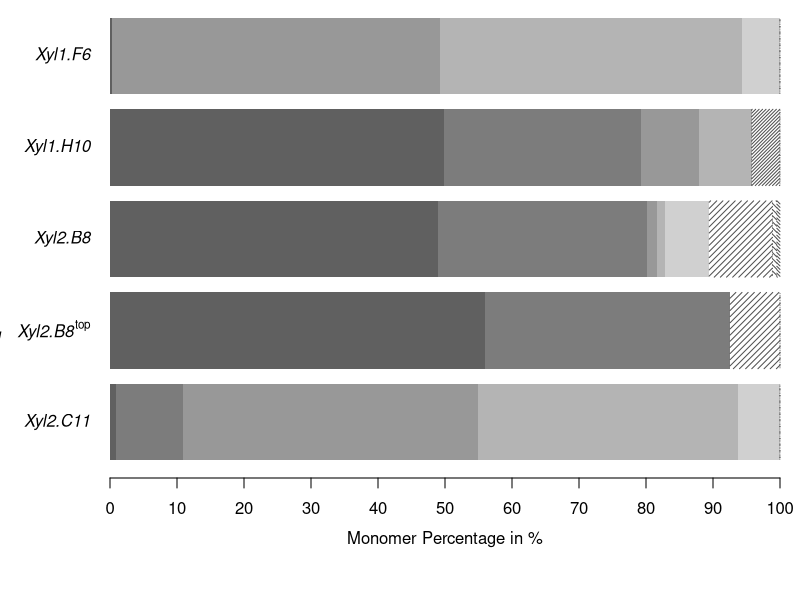

This figure's R source:
# # # # # # # # # # # # # # # # # # # # 
# Generate graphs of EPS aldose monomer composition
# LCH-PF, Strain Selection, four remaining strains
# # # # # # # # # # # # # # # # # # # # 

# # # # # # # # # # # # # # # # # # # # 
# Input data
#
# lpssd = LCH-PF Strain Selection Data
lpssd <- read.table('scm0-results.csv', sep = ';', header = TRUE, row.names = 1, nrows = 6)

# # # # # # # # # # # # # # # # # # # # 
# Process data
# Transpose the input
lpssd <- t(lpssd)

# ro = row order
# Glc, Man, Rha, Gal, GlcUA, GlcN, Rib, GalN, GlcNAc
# Reasoning
# Stack from top to bottom and start with most frequently found monomer
# Important: This does _not_ mean "most abundant".
# E. g. Glc goes first, because it is present in 5/5 polymers,
# then comes Man, present in only 4/5 polymers, ...
# If the amounts are the same, alphabetical order is used
ro = c(8, 1, 5, 9, 2, 3, 4, 6, 7)

# Calculate percentages
lpssd <- round(100 * lpssd / rep(colSums(lpssd), each = nrow(lpssd)),2)

# # # # # # # # # # # # # # # # # # # # 
# Output graph
#
# R dimensions are in fucked-up units; 1 inch approx. 2.53 cm
svg('../../../fig/strain_scm0.svg', width = 13.9/2.53, height = 6/2.53, pointsize = 9)
# paragraph
# 	margin (bottom, left, top, right),
# 	margin (axis title, axis labels, axis line)
par(mar = c(6.1, 5.5, 0, 1), mgp = c(2.5, 1, 0))

# Plot variables
# Colours to use
ctu = c("#606060", "#7C7C7C", "#989898", "#B4B4B4", "#D0D0D0", "#505050", "#505050", "#505050", "#505050")
# Densities to use (for hatched fill bars per inch); -1 = no hatched fill
dtu = c(-1, -1, -1, -1, -1, 23, 41, 23, 41)
# Angles to use (for hatched fill); 0 = ---; 45 = /; -45 = \
atu = c(0, 0, 0, 0, 0, 45, 45, -45, -45)

# Legend variables
# Horizontal legend is only possibly using columns such that 9 items in 2 rows are laid out like:
# 1 3 5 6 7 9
# 2 4 6 8       <-- shit
# New order: 1, 6, 2, 7, 3, 8, 4, 9, 5
lctu = c(ctu[1], "#505050", "#7C7C7C", "#505050", "#989898", "#505050", "#B4B4B4", "#505050", "#D0D0D0")
ldtu = c(-1, 23, -1, 41, -1, 23, -1, 41, -1)
latu = c(0, 45, 0, 45, 0, -45, 0, -45, 0)
# Legend text to use; lro = legend row order
lro = c(8, 3, 1, 4, 5, 6, 9, 7, 2)

# Start plot from top to bottom, need to reverse columns
# Matrix conversion done for barplot input
lpssdmat <- as.matrix(lpssd[ro,])
lpssdmat <- lpssdmat[, rev(seq_len(ncol(lpssdmat)))]

# Prepare column names (worst shit ever, took almost 2 hours to figure that shit out)
lpssdcols = colnames(lpssdmat)
lpssdcols = c(bquote(expression(italic(.(lpssdcols[1])))),
		bquote(expression(italic(" "[M]*"   Xyl2.B8")^top)), # ugly hack
		bquote(expression(italic(.(lpssdcols[3])))),
		bquote(expression(italic(.(lpssdcols[4])))),
		bquote(expression(italic(.(lpssdcols[5])))))

# Plot the stuff
barplot(lpssdmat,
	axes = FALSE,
	xlim = c(0, 100),
	xlab = "Monomer Percentage in %",
	names.arg = c(eval(lpssdcols[[1]]), eval(lpssdcols[[2]]), eval(lpssdcols[[3]]), eval(lpssdcols[[4]]), eval(lpssdcols[[5]])),
	legend.text = row.names(lpssd[lro,]),
	col = ctu,
	horiz = TRUE,
	border = NA,
	las = 2,
	density = dtu,
	angle = atu,
	args.legend = list(
		y = -2.4,
		x = 92,
		fill = lctu,
		density = ldtu,
		angle = latu,
		border = NA,
		ncol = 5,
		bty = "n",
		x.intersp = 1
	)
)
axis(side = 1,
	las = 1,
	at = seq(0, 100, by = 10)
)
dev.off()
